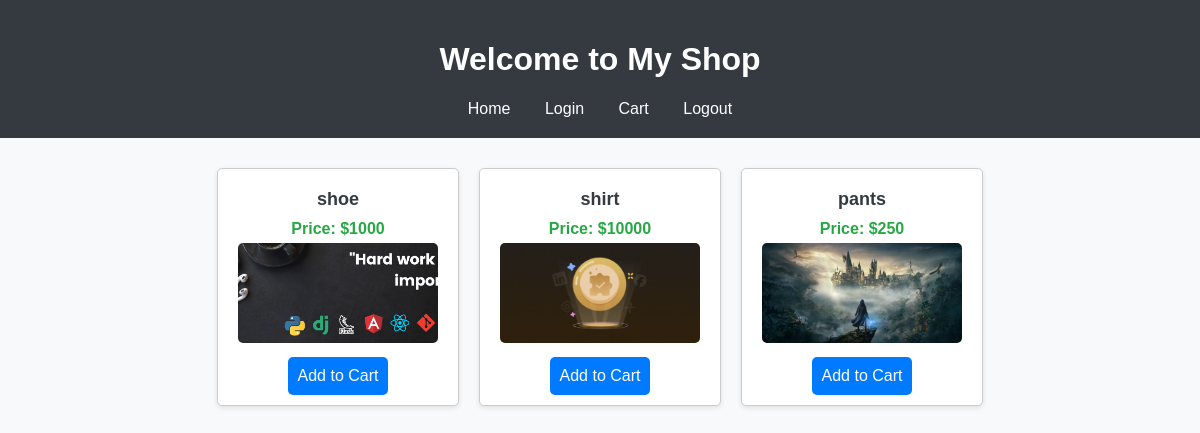
Screenshot of /products/ with the database file from the repository.
### product/models.py (models this page shows)
class Product(models.Model):
    pro_name = models.CharField(max_length=250)
    pro_decription = models.TextField()
    pro_price = models.IntegerField()
    pro_image = models.ImageField(upload_to='imgProducts')
    created_at = models.DateTimeField(auto_now_add=True)
    def __str__(self):
        return self.pro_name

### product/views.py (the view)
# urls.py: path('products/',views.viewAllProducts, name="Home"),
def viewAllProducts(request):
    try:
        products = Product.objects.all()
        print("----", products)
        data=[item for item in products]
        return render(request, 'Home.html', {'products': data})
    except Exception as e:
        return render(request, 'Home.html', {'message': str(e), 'status_code': 500})

### templates/Home.html (shortened to what this page needs)
{% load static %}
<!DOCTYPE html>
<html lang="en">
<head>
    <link rel="stylesheet" href="{% static 'style/style.css' %}">
</head>
<body style="font-family: Arial, sans-serif; margin: 0; padding: 0; background-color: #f8f9fa;">
    <header style="background-color: #343a40; color: white; padding: 20px; text-align: center;">
        <h1>Welcome to My Shop</h1>
        <nav>
            <a href="{% url 'Home' %}" style="color: white; text-decoration: none; margin: 0 15px;">Home</a>
            <a href="{% url 'Login' %}" style="color: white; text-decoration: none; margin: 0 15px;">Login</a>
            <a href="{% url 'ViewCart' %}" style="color: white; text-decoration: none; margin: 0 15px;">Cart</a>
            <a href="{% url 'Logout' %}" style="color: white; text-decoration: none; margin: 0 15px;">Logout</a>
        </nav>
    </header>
    <div class="product-list" style="display: flex; flex-wrap: wrap; justify-content: center; padding: 20px;">
        {% for product in products %}
            <div class="product" style="border: 1px solid #ccc; width: 220px; padding: 10px; margin: 10px; background-color: white; border-radius: 5px; box-shadow: 0 2px 5px rgba(0,0,0,0.1);">
                <h2 style="font-size: 18px; color: #343a40;">{{ product.pro_name }}</h2>
                <p style="font-weight: bold; color: #28a745;">Price: ${{ product.pro_price }}</p>
                <img style="width: 200px; height: 100px; border-radius: 5px;" src="{{ product.pro_image.url }}" alt="{{ product.pro_name }}">
                <div style="margin-top: 10px;">
                    <a href="{% url 'AddToCart' product.id %}" style="display: inline-block; background-color: #007bff; color: white; padding: 10px; border-radius: 5px; text-decoration: none; text-align: center;">Add to Cart</a>
                </div>
            </div>
        {% endfor %}
    </div>
</body>
</html>

### static/style/style.css (style rules this page uses)
body { font-family: Arial, sans-serif; margin: 0; padding: 0; }
header { background-color: #f8f8f8; padding: 10px; text-align: center; }
nav a { margin: 0 15px; text-decoration: none; color: #333; }
.product-list { display: flex; flex-wrap: wrap; justify-content: center; padding: 20px; }
.product { box-shadow: 2px 2px 5px black; border: 1px solid #ccc; border-radius: 5px; margin: 10px; padding: 15px; text-align: center; width: 250px; }
.product img { width: 200px; height: 200px; object-fit: cover; border-radius: 5px; }
.product h2 { font-size: 18px; margin: 10px 0; }
.product p { margin: 5px 0; }

### rows the page displays
Product: pro_name "shoe", pro_price "1000", pro_image (picture)
Product: pro_name "shirt", pro_price "10000", pro_image (picture)
Product: pro_name "pants", pro_price "250", pro_image (picture)
